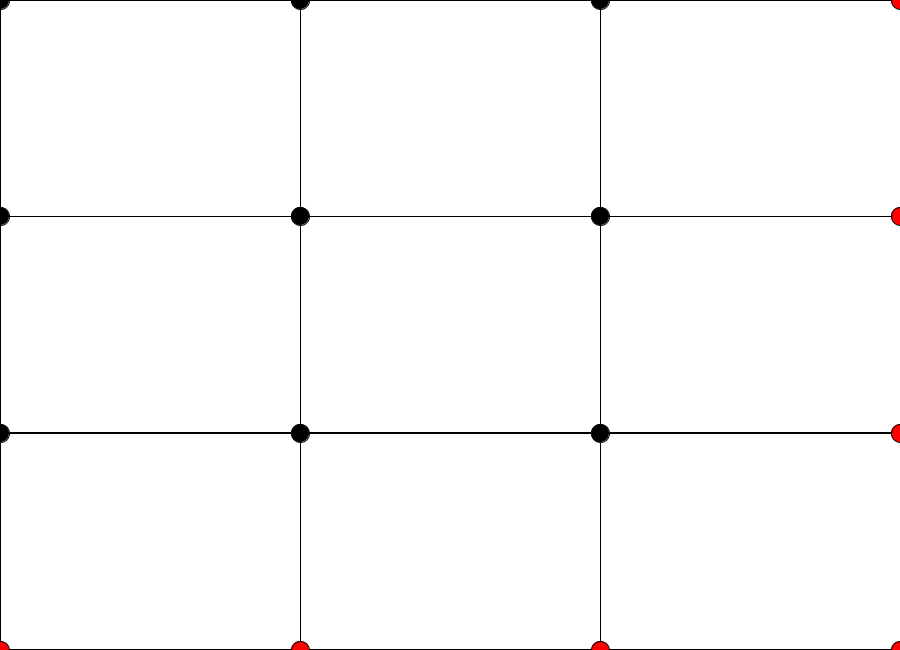
Frame 1 (no input)
Frame 60 (the mouse pressed at the canvas centre just before this capture): identical to frame 1, image omitted
Frame 120 (the mouse held since frame 60 and released just before this capture): identical to frame 1, image omitted

The Processing sketch that drew this single still picture (run headless with seeded random() and noise(); from frame 60 on, the mouse is pressed at the canvas centre):

// Processing sketch: HomeScreen
// ── HomeScreen.pde
//Global Variables
color black=0, resetWhite=255, red=color(255, 0, 0); //Not night mode (lots of Blue)
float rectWidth, rectHeight, ptDiameter;
//Points are organized by row and actaully ... hint-hint ... value
int numberOfPoints = 17;
float[] ptX = new float[numberOfPoints];
float[] ptY = new float[numberOfPoints];
//
void setup()
{
  size(900, 650); //fillScreen(); //displayWidth, displayHeight
  displayOrientation();
  //
  //Population
  rectWidth = appWidth*1/3;
  rectHeight = appHeight*1/3;
  ptDiameter = appWidth*1/50;
  //
  ptX[1] = ptX[5] = ptX[9] = ptX[13] = appWidth*0/3;
  ptX[2] = ptX[6] = ptX[10] = ptX[14] = appWidth*1/3;
  ptX[3] = ptX[7] = ptX[11] = ptX[15] = appWidth*2/3;
  ptX[4] = ptX[8] = ptX[12] = ptX[16] = appWidth*3/3;
  //
  ptY[1] = ptY[2] = ptY[3] = ptY[4] = appHeight*0/3;
  ptY[5] = ptY[6] = ptY[7] = ptY[8] = appHeight*1/3;
  ptY[9] = ptY[10] = ptY[11] = ptY[12] = appHeight*2/3;
  ptY[13] = ptY[14] = ptY[15] = ptY[16] = appHeight*3/3;
  //
}//End setup
//
void draw() {
  //Rectangles must be 3 by 3
  rect(ptX[1], ptY[1], rectWidth, rectHeight);
  rect(ptX[2], ptY[2], rectWidth, rectHeight);
  rect(ptX[3], ptY[3], rectWidth, rectHeight);
  rect(ptX[5], ptY[5], rectWidth, rectHeight);
  rect(ptX[6], ptY[6], rectWidth, rectHeight);
  rect(ptX[7], ptY[7], rectWidth, rectHeight);
  rect(ptX[9], ptY[9], rectWidth, rectHeight);
  rect(ptX[10], ptY[10], rectWidth, rectHeight);
  rect(ptX[11], ptY[11], rectWidth, rectHeight);
  //
  fill(black);
  //Starting pts for rect() must be 1-9 & filled black
  ellipse(ptX[1], ptY[1], ptDiameter, ptDiameter);
  ellipse(ptX[2], ptY[2], ptDiameter, ptDiameter);
  ellipse(ptX[3], ptY[3], ptDiameter, ptDiameter);
  ellipse(ptX[5], ptY[5], ptDiameter, ptDiameter);
  ellipse(ptX[6], ptY[6], ptDiameter, ptDiameter);
  ellipse(ptX[7], ptY[7], ptDiameter, ptDiameter);
  ellipse(ptX[9], ptY[9], ptDiameter, ptDiameter);
  ellipse(ptX[10], ptY[10], ptDiameter, ptDiameter);
  ellipse(ptX[11], ptY[11], ptDiameter, ptDiameter);
  fill(resetWhite); //Best Practice
  //
  fill(red);
  //Points for all other ellipses must be red
  ellipse(ptX[4], ptY[4], ptDiameter, ptDiameter);
  ellipse(ptX[8], ptY[8], ptDiameter, ptDiameter);
  ellipse(ptX[12], ptY[12], ptDiameter, ptDiameter);
  ellipse(ptX[13], ptY[13], ptDiameter, ptDiameter);
  ellipse(ptX[14], ptY[14], ptDiameter, ptDiameter);
  ellipse(ptX[15], ptY[15], ptDiameter, ptDiameter);
  ellipse(ptX[16], ptY[16], ptDiameter, ptDiameter);
  fill(resetWhite); //Best Practice
}//End draw
//
void keyPressed() {
}//End keyPressed
//
void mousePressed() {
}//End mousePressed
//
//End MAIN Program

// ── Display.pde
int appWidth, appHeight;
//
void displayOrientation() {
  //Display Orientation: Landscape, not portrait nor square
  println (width, height, displayWidth, displayHeight);
  //Swap display key variables for testing
  appWidth = width; //displayWidth
  appHeight = height; //displayHeight
  //With Strings, easier to print to console or canvas
String ls="Landscape or Square", p="portrait", DO="Display Orientation:", instruct="TURN OFF YA PHONE!";
  String orientation = ( appWidth >= appHeight ) ? ls : p ; //Ternary Operator, repeats IF-ELSE to populate var
  println ( DO, orientation );
  //if ( orientation==p ) println(instruct); //Testing the orientation variable
  if (orientation==ls) {
    println("Ready to Go");
  } else { //Break our app if not landscape
    println(instruct);
    appWidth*=0; //appWidth = appWidth*0
    appHeight*=0;
  } 
  println("App Geometry is:", "\tApp Width:", appWidth, "\t\tApp Height:", appHeight);
}//End displayOrientation
